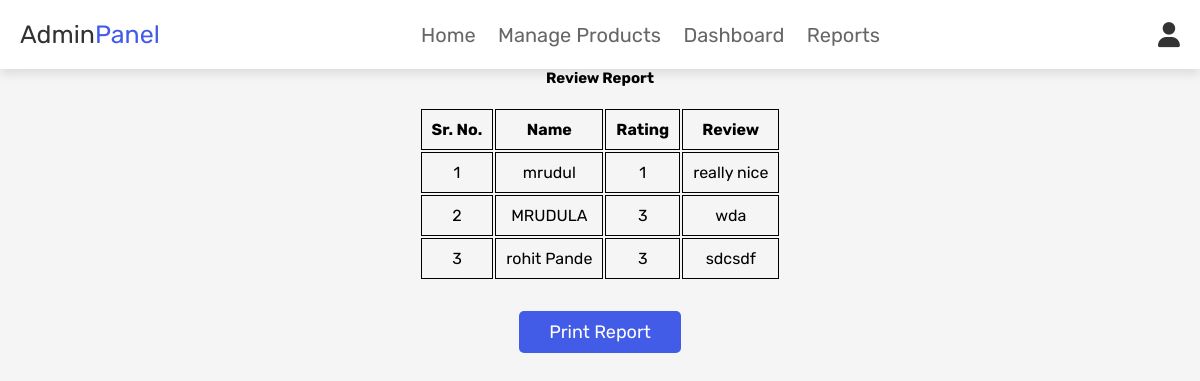
Page /review_report.php on the committed database.
### tables this page shows
CREATE TABLE `reviews` (
  `id` int(11) NOT NULL,
  `name` varchar(255) NOT NULL,
  `rating` int(11) NOT NULL,
  `review` text NOT NULL
);

### review_report.php (the view, shortened to what this page needs)
<?php
@include 'database.php';
$sql = "SELECT * FROM reviews ORDER BY id DESC";
$query = $conn->query($sql);
?>
<html>
<head>
   <link rel="stylesheet" href="https://cdnjs.cloudflare.com/ajax/libs/font-awesome/6.0.0/css/all.min.css">
   <link rel="stylesheet" href="css/admin_style.css">
</head>
<body>
<?php @include 'admin_header.php'; ?>
    <h2 style="text-align:center;">Review Report</h2>
    <div class="container">
        <div id="rpt">
            <table border="1">
                <tr>
                    <td><strong>Sr. No.</strong></td>
                    <td><strong>Name</strong></td>
                    <td><strong>Rating</strong></td>
                    <td><strong>Review</strong></td>
                </tr>
                <?php
                $i=0;
                while ($res = $query->fetch_assoc()) {
                    echo "<tr>";
                    echo" <td>".++$i."</td>";
                    echo "<td>".$res['name']."</td>";
                    echo "<td>".$res['rating']."</td>";
                    echo "<td>".$res['review']."</td>";
                    echo "</tr>";
                }
                ?>
            </table>
        </div>
    </div>
<div class="container">
<button type="button" class="btn btn-dark"  onclick="myFunction()">Print Report</button>
</div>
</body>
</html>

### css/admin_style.css (style rules this page uses)
:root { --blue:#435ce8; --red:#c0392b; --orange:#f39c12; --black:#333; --white:#fff; --light-color:#666; --light-white:#ccc; --light-bg:#f5f5f5; --border:.2rem solid var(--black); --box-shadow:0 .5rem 1rem rgba(0,0,0,.1); }
* { font-family: 'Rubik', sans-serif; margin:0; padding:0; box-sizing: border-box; outline: none; border:none; text-decoration: none; transition:all .2s linear; }
html { font-size: 62.5%; overflow-x: hidden; scroll-behavior: smooth; scroll-padding-top: 6.5rem; }
body { background: var(--light-bg); }
.btn, .delete-btn, .option-btn { display: inline-block; border-radius: .5rem; margin-top: 1rem; font-size: 1.8rem; color:var(--white); cursor: pointer; padding:1rem 3rem; text-transform: capitalize; }
.btn { background-color: var(--blue); }

### review_report.php (style rules this page uses)
.container { display: flex; justify-content: center; margin-top: 20px; }
table { width: 100%; }
table tr th, table tr td { padding: 10px; text-align: center; border-collapse: collapse; border: 1px solid black; }

### rows in the picture
reviews: name "mrudul", rating "1", review "really nice"
reviews: name "MRUDULA", rating "3", review "wda"
reviews: name "rohit Pande", rating "3", review "sdcsdf"
